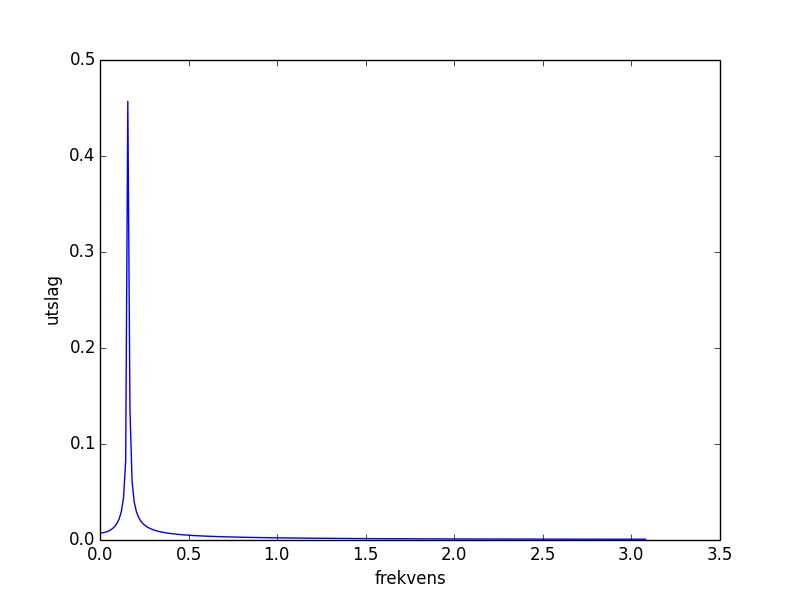

The Python source for this figure:
#Oppgave 15
import numpy as np
import matplotlib.pyplot as plt
import scipy.fftpack


N = 512
T = 13.2*2*np.pi
X = np.zeros(N)
t = np.linspace(0,T, N)
x = np.sin(t)
fs = N/T
f = np.linspace(0, fs, N)



def FT(x, n, k):
	return x*np.exp(complex(0, -2*np.pi/N*k*n))


for k in range(N-1):
	Xk = 0
	for n in range(N-1):
		Xk += FT(x[n], n, k)   
	X[k] = 1./N *abs(Xk)

plt.figure()
plt.plot(f[0:N/2.], X[0:N/2.])
plt.xlabel('frekvens')
plt.ylabel('utslag')
plt.show()
